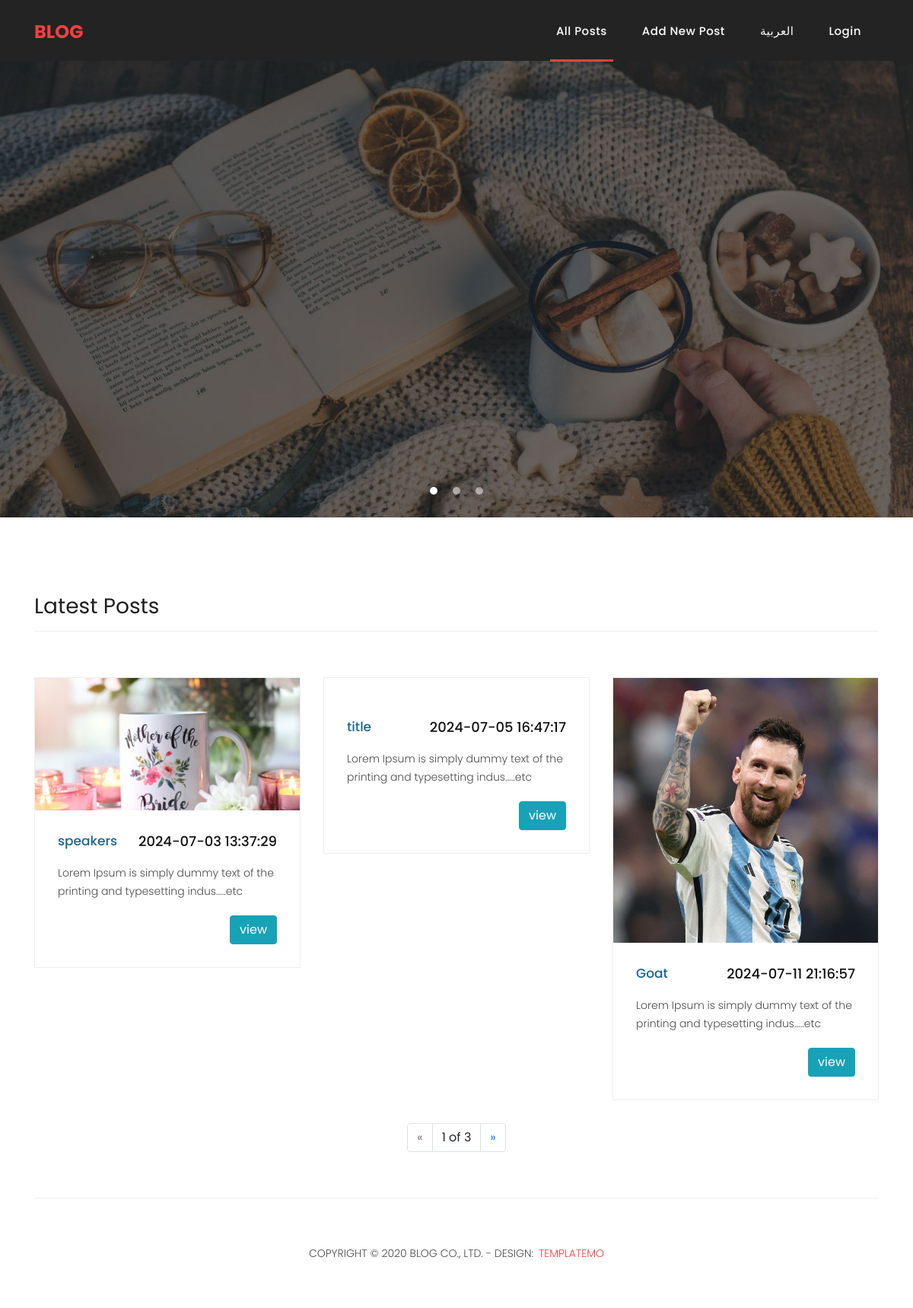
The page / on the database its author committed.
### tables this page shows
CREATE TABLE `posts` (
  `id` int(10) UNSIGNED NOT NULL,
  `title` varchar(255) NOT NULL,
  `image` varchar(255) DEFAULT NULL,
  `body` text NOT NULL,
  `user_id` int(10) UNSIGNED NOT NULL,
  `created_at` datetime NOT NULL DEFAULT current_timestamp()
);

### inc/message_en.php (called while the page is built)
<?php
$msg = [
    "blog" => "Blog",
    "allPosts" => "All Posts",
    "addNewPost" => "Add New Post",
    "logout" => "Logout",
    "login" => "Login",
    "dir" => "ltr",
]
?>

### index.php (the view, shortened to what this page needs)
<?php
  require_once 'inc/header.php';
 ?>
    <div class="banner header-text">
      <div class="owl-banner owl-carousel">
        <div class="banner-item-01">
        </div>
      </div>
    </div>
        <?php
        if(isset($_GET['page'])){
          $page = $_GET['page'];
        }else{
          $page = 1;
        }
        $limit = 3;
        $offset = ($page - 1) * $limit;
        $query = "select COUNT(id) as total from posts";
        $result = mysqli_query($conn, $query);
        if(mysqli_num_rows($result) ==1) {
          $totalPosts = mysqli_fetch_assoc($result)['total'];
        }
        $numberOFPages = ceil($totalPosts / $limit);
            $query = "SELECT id, title, substring(body,1,70) as body, image, created_at FROM posts
            order by id limit $limit offset $offset";
            $runQuery = mysqli_query($conn , $query);
            if(mysqli_num_rows($runQuery) > 0){
              $posts = mysqli_fetch_all($runQuery, MYSQLI_ASSOC);
            }else{
              $msg = "No posts founded";
            }
          ?>
   <div class="latest-products">
      <div class="container">
        <div class="row">
          <div class="col-md-12">
            <div class="section-heading">
              <h2>Latest Posts</h2>
            </div>
          </div>
            <?php if (!empty($posts)) {
                  foreach ($posts as $post){ ?>
                      <div class="col-md-4">
                        <div class="product-item">
                          <a href="#"><img src="uploads/<?= $post['image'] ?>" alt=""></a>
                          <div class="down-content">
                            <a href="#"><h4><?= $post['title'] ?></h4></a>
                            <h6><?= $post['created_at'] ?></h6>
                            <p><?= $post['body'] ?>.....etc</p>
                            <div class="d-flex justify-content-end">
                              <a href="viewPost.php?id=<?= $post['id'] ?>" class="btn btn-info "> view</a>
                            </div>
                          </div>
                        </div>
                      </div>
                <?php  }
               } else { ?> <div class="alert alert-danger"><?= $msg ?></div> <?php
              } ?>
        </div>
      </div>
    </div>
    <div class="container d-flex justify-content-center">
        <nav aria-label="Page navigation example">
          <ul class="pagination">
            <li class="page-item <?php if($page == 1) echo "disabled" ?>">
              <a class="page-link" href=<?= $_SERVER['PHP_SELF']."?page=". $page-1 ?> aria-label="Previous">
                <span aria-hidden="true">&laquo;</span>
              </a>
            </li>
            <li class="page-item"><a class="page-link"><?= $page ." of ".$numberOFPages ?></a></li>
            <li class="page-item <?php if($page == $numberOFPages) echo "disabled" ?>">
              <a class="page-link" href=<?= $_SERVER['PHP_SELF']."?page=". $page+1 ?> aria-label="Next">
                <span aria-hidden="true">&raquo;</span>
              </a>
            </li>
          </ul>
        </nav>
    </div>
<?php require_once 'inc/footer.php' ?>

### inc/header.php (shortened to what this page needs)
<?php
if (isset($_SESSION['lang'])) {
  $lang = $_SESSION['lang'];
} else {
  $lang = 'en';
}
if ($lang == 'en') {
  require_once 'message_en.php';
} else {
  require_once 'message_ar.php';
}
?>
<!DOCTYPE html>
<html lang="<?= $lang ?>" dir="<?= $msg['dir'] ?>">
  <head>
    <link href="vendor/bootstrap/css/bootstrap.min.css" rel="stylesheet">
    <link rel="stylesheet" href="assets/css/fontawesome.css">
    <link rel="stylesheet" href="assets/css/templatemo-sixteen.css">
    <link rel="stylesheet" href="assets/css/owl.css">
  </head>
<body>
    <header class="padding-0">
      <nav class="navbar navbar-expand-lg">
        <div class="container">
          <a class="navbar-brand" href="index.php"><h2> <em><?= $msg['blog'] ?></em></h2></a>
          <div class="collapse navbar-collapse" id="navbarResponsive">
            <ul class="navbar-nav ml-auto">
              <li class="nav-item active">
                <a class="nav-link" href="index.php"><?= $msg['allPosts'] ?>
                </a>
              </li>
              <li class="nav-item">
                <a class="nav-link" href="addPost.php"><?= $msg['addNewPost'] ?></a>
              </li>
              <?php
                  if($lang == 'en'){ ?>
                    <li class="nav-item">
                  <a class="nav-link" href="inc/changeLang.php?lang=ar">العربية</a>
                  </li>
                <?php  }else{ ?>
                  <li class="nav-item">
                    <a class="nav-link" href="inc/changeLang.php?lang=en">English</a>
                    </li>
                <?php }
              ?>
              <?php
              if (isset($_SESSION['user_id'])){
              ?>
              <li class="nav-item">
                <a class="nav-link" href="handle/logout.php"><?= $msg['logout'] ?></a>
              </li>
              <?php
              }else{
              ?>
              <li class="nav-item">
                <a class="nav-link" href="Login.php"><?= $msg['login'] ?></a>
              </li>
              <?php } ?>
            </ul>
          </div>
        </div>
      </nav>
    </header>

### inc/footer.php (shortened to what this page needs)
<footer>
      <div class="container">
        <div class="row">
          <div class="col-md-12">
            <div class="inner-content">
              <p>Copyright &copy; 2020 Blog  Co., Ltd.
            - Design: <a rel="nofollow noopener" href="https://templatemo.com" target="_blank">TemplateMo</a></p>
            </div>
          </div>
        </div>
      </div>
    </footer>
  </body>
</html>

### assets/css/templatemo-sixteen.css (style rules this page uses)
body { font-family: 'Poppins', sans-serif; overflow-x: hidden; text-rendering: optimizeLegibility; -webkit-font-smoothing: antialiased; -moz-osx-font-smoothing: grayscale; }
p { margin-bottom: 0px; font-size: 14px; font-weight: 300; color: #4a4a4a; line-height: 24px; }
a { text-decoration: none!important; }
ul { padding: 0; margin: 0; list-style: none; }
h1,h2,h3,h4,h5,h6 { margin: 0px; }
.section-heading { text-align: left; margin-bottom: 60px; border-bottom: 1px solid #eee; }
.section-heading h2 { font-size: 28px; font-weight: 400; color: #1e1e1e; margin-bottom: 15px; }
header { position: absolute; z-index: 99999; width: 100%; height: 80px; background-color: #232323; -webkit-transition: all 0.3s ease-in-out 0s; -moz-transition: all 0.3s ease-in-out 0s; -o-transition: all 0.3s ease-in-out 0s; transition: all 0.3s ease-in-out 0s; }
header .navbar { padding: 17px 0px; }
.navbar .navbar-brand { float: left; margin-top: -12px; outline: none; }
.navbar .navbar-brand h2 { color: #fff; text-transform: uppercase; font-size: 24px; font-weight: 700; -webkit-transition: all .3s ease 0s; -moz-transition: all .3s ease 0s; -o-transition: all .3s ease 0s; transition: all .3s ease 0s; }
.navbar .navbar-brand h2 em { font-style: normal; color: #f33f3f; }
#navbarResponsive { z-index: 999; }
.navbar-collapse { text-align: center; }
.navbar .navbar-nav .nav-item { margin: 0px 15px; }
.navbar .navbar-nav a.nav-link { text-transform: capitalize; font-size: 15px; font-weight: 500; letter-spacing: 0.5px; color: #fff; transition: all 0.5s; margin-top: 5px; }
.navbar .navbar-nav .nav-link:hover, .navbar .navbar-nav .active>.nav-link, .navbar .navbar-nav .nav-link.active, .navbar .navbar-nav .nav-link.show, .navbar .navbar-nav .show>.nav-link { color: #fff; padding-bottom: 25px; border-bottom: 3px solid #f33f3f; }
.banner { position: relative; text-align: center; padding-top: 80px; }
.banner-item-01 { padding: 300px 0px !important; background-image: url(../images/slide_01.jpg); background-size: cover; background-repeat: no-repeat; background-position: center center; }
.latest-products { margin-top: 100px; }
.product-item { border: 1px solid #eee; margin-bottom: 30px; }
.product-item .down-content { padding: 30px; position: relative; }
.product-item img { width: 100%; overflow: hidden; }
.product-item .down-content h4 { font-size: 17px; color: #1a6692; margin-bottom: 20px; }
.product-item .down-content h6 { position: absolute; top: 30px; right: 30px; font-size: 18px; color: #121212; }
.product-item .down-content p { margin-bottom: 20px; }
footer { text-align: center; }
footer .inner-content { border-top: 1px solid #eee; margin-top: 60px; padding: 60px 0px; }
footer .inner-content p { text-transform: uppercase; }
footer .inner-content p a { color: #f33f3f; margin-left: 3px; }

### rows shown on the page
posts: image (picture), title "speakers", created_at "2024-07-03 13:37:29", body "Lorem Ipsum is simply dummy text of the printing and typesetting indus"
posts: title "title", created_at "2024-07-05 16:47:17", body "Lorem Ipsum is simply dummy text of the printing and typesetting indus"
posts: image (picture), title "Goat", created_at "2024-07-11 21:16:57", body "Lorem Ipsum is simply dummy text of the printing and typesetting indus"

### other values the page prints
$msg['blog'] "BLOG"
$msg['allPosts'] "All Posts"
$msg['addNewPost'] "Add New Post"
$msg['login'] "Login"
$page "1"
$numberOFPages "3"
